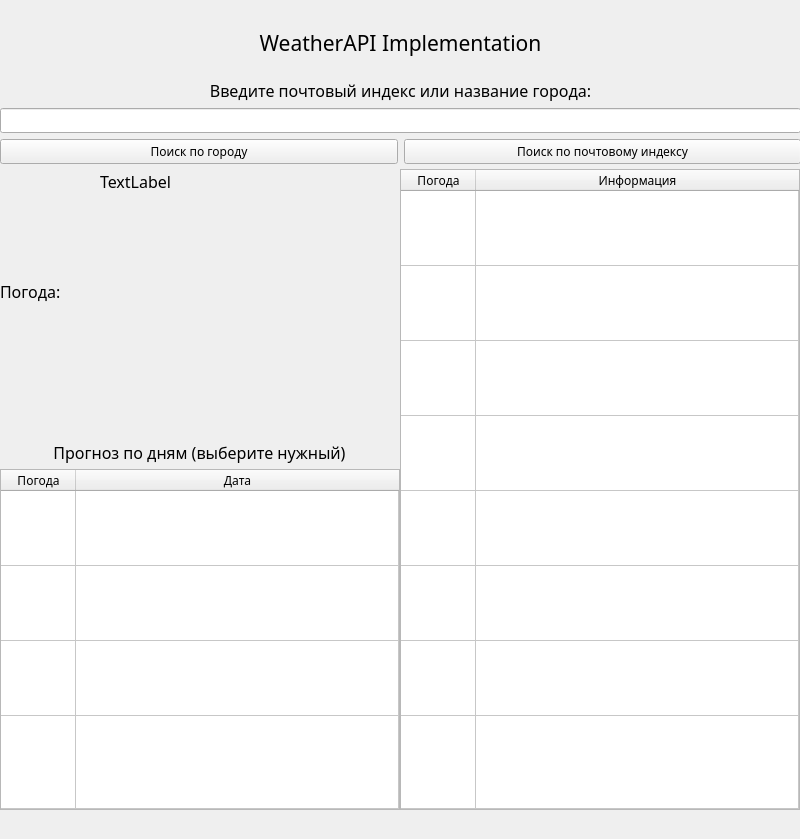
<?xml version="1.0" encoding="UTF-8"?>
<ui version="4.0">
 <class>MainWindow</class>
 <widget class="QMainWindow" name="MainWindow">
  <property name="geometry">
   <rect>
    <x>0</x>
    <y>0</y>
    <width>800</width>
    <height>839</height>
   </rect>
  </property>
  <property name="font">
   <font>
    <family>Hack</family>
   </font>
  </property>
  <property name="windowTitle">
   <string>Болотова Е. А. ИКБО-02-21</string>
  </property>
  <widget class="QWidget" name="mainWidget">
   <widget class="QWidget" name="gridLayoutWidget">
    <property name="geometry">
     <rect>
      <x>0</x>
      <y>10</y>
      <width>801</width>
      <height>154</height>
     </rect>
    </property>
    <layout class="QGridLayout" name="appLayout">
     <item row="0" column="0">
      <layout class="QHBoxLayout" name="weatherInfoLayout">
       <item>
        <layout class="QVBoxLayout" name="verticalLayout">
         <item>
          <widget class="QLabel" name="label">
           <property name="font">
            <font>
             <family>Hack</family>
             <pointsize>16</pointsize>
            </font>
           </property>
           <property name="text">
            <string>WeatherAPI Implementation</string>
           </property>
           <property name="alignment">
            <set>Qt::AlignCenter</set>
           </property>
          </widget>
         </item>
         <item>
          <widget class="QLabel" name="inputZibLabel">
           <property name="sizePolicy">
            <sizepolicy hsizetype="Expanding" vsizetype="Preferred">
             <horstretch>0</horstretch>
             <verstretch>0</verstretch>
            </sizepolicy>
           </property>
           <property name="maximumSize">
            <size>
             <width>16777215</width>
             <height>20</height>
            </size>
           </property>
           <property name="font">
            <font>
             <family>Hack</family>
             <pointsize>12</pointsize>
            </font>
           </property>
           <property name="text">
            <string>Введите почтовый индекс или название города:</string>
           </property>
           <property name="alignment">
            <set>Qt::AlignBottom|Qt::AlignHCenter</set>
           </property>
          </widget>
         </item>
         <item>
          <widget class="QLineEdit" name="inputEdit"/>
         </item>
         <item>
          <layout class="QHBoxLayout" name="horizontalLayout">
           <item>
            <widget class="QPushButton" name="buttonCity">
             <property name="text">
              <string>Поиск по городу</string>
             </property>
            </widget>
           </item>
           <item>
            <widget class="QPushButton" name="buttonZip">
             <property name="text">
              <string>Поиск по почтовому индексу</string>
             </property>
            </widget>
           </item>
          </layout>
         </item>
        </layout>
       </item>
      </layout>
     </item>
    </layout>
   </widget>
   <widget class="QTableWidget" name="weatherTable">
    <property name="geometry">
     <rect>
      <x>0</x>
      <y>469</y>
      <width>400</width>
      <height>341</height>
     </rect>
    </property>
    <property name="minimumSize">
     <size>
      <width>0</width>
      <height>200</height>
     </size>
    </property>
    <property name="maximumSize">
     <size>
      <width>500</width>
      <height>400</height>
     </size>
    </property>
    <property name="rowCount">
     <number>4</number>
    </property>
    <property name="columnCount">
     <number>2</number>
    </property>
    <attribute name="horizontalHeaderMinimumSectionSize">
     <number>75</number>
    </attribute>
    <attribute name="horizontalHeaderDefaultSectionSize">
     <number>75</number>
    </attribute>
    <attribute name="horizontalHeaderStretchLastSection">
     <bool>true</bool>
    </attribute>
    <attribute name="verticalHeaderVisible">
     <bool>false</bool>
    </attribute>
    <attribute name="verticalHeaderMinimumSectionSize">
     <number>50</number>
    </attribute>
    <attribute name="verticalHeaderDefaultSectionSize">
     <number>75</number>
    </attribute>
    <attribute name="verticalHeaderStretchLastSection">
     <bool>true</bool>
    </attribute>
    <row/>
    <row/>
    <row/>
    <row/>
    <column>
     <property name="text">
      <string>Погода</string>
     </property>
    </column>
    <column>
     <property name="text">
      <string>Дата</string>
     </property>
    </column>
    <item row="0" column="0">
     <property name="flags">
      <set>ItemIsSelectable|ItemIsDragEnabled|ItemIsDropEnabled|ItemIsUserCheckable|ItemIsEnabled</set>
     </property>
    </item>
    <item row="0" column="1">
     <property name="flags">
      <set>ItemIsSelectable|ItemIsDragEnabled|ItemIsDropEnabled|ItemIsUserCheckable|ItemIsEnabled</set>
     </property>
    </item>
    <item row="1" column="0">
     <property name="flags">
      <set>ItemIsSelectable|ItemIsDragEnabled|ItemIsDropEnabled|ItemIsUserCheckable|ItemIsEnabled</set>
     </property>
    </item>
    <item row="2" column="0">
     <property name="flags">
      <set>ItemIsSelectable|ItemIsDragEnabled|ItemIsDropEnabled|ItemIsUserCheckable|ItemIsEnabled</set>
     </property>
    </item>
    <item row="2" column="1">
     <property name="flags">
      <set>ItemIsSelectable|ItemIsDragEnabled|ItemIsDropEnabled|ItemIsUserCheckable|ItemIsEnabled</set>
     </property>
    </item>
    <item row="3" column="0">
     <property name="flags">
      <set>ItemIsSelectable|ItemIsDragEnabled|ItemIsDropEnabled|ItemIsUserCheckable|ItemIsEnabled</set>
     </property>
    </item>
    <item row="3" column="1">
     <property name="flags">
      <set>ItemIsSelectable|ItemIsDragEnabled|ItemIsDropEnabled|ItemIsUserCheckable|ItemIsEnabled</set>
     </property>
    </item>
   </widget>
   <widget class="QTableWidget" name="todayTable">
    <property name="enabled">
     <bool>true</bool>
    </property>
    <property name="geometry">
     <rect>
      <x>400</x>
      <y>169</y>
      <width>400</width>
      <height>641</height>
     </rect>
    </property>
    <property name="minimumSize">
     <size>
      <width>0</width>
      <height>400</height>
     </size>
    </property>
    <property name="maximumSize">
     <size>
      <width>500</width>
      <height>800</height>
     </size>
    </property>
    <property name="frameShadow">
     <enum>QFrame::Sunken</enum>
    </property>
    <property name="rowCount">
     <number>8</number>
    </property>
    <property name="columnCount">
     <number>2</number>
    </property>
    <attribute name="horizontalHeaderMinimumSectionSize">
     <number>75</number>
    </attribute>
    <attribute name="horizontalHeaderDefaultSectionSize">
     <number>75</number>
    </attribute>
    <attribute name="horizontalHeaderStretchLastSection">
     <bool>true</bool>
    </attribute>
    <attribute name="verticalHeaderVisible">
     <bool>false</bool>
    </attribute>
    <attribute name="verticalHeaderMinimumSectionSize">
     <number>50</number>
    </attribute>
    <attribute name="verticalHeaderDefaultSectionSize">
     <number>75</number>
    </attribute>
    <attribute name="verticalHeaderStretchLastSection">
     <bool>true</bool>
    </attribute>
    <row/>
    <row/>
    <row/>
    <row/>
    <row/>
    <row/>
    <row/>
    <row/>
    <column>
     <property name="text">
      <string>Погода</string>
     </property>
    </column>
    <column>
     <property name="text">
      <string>Информация</string>
     </property>
    </column>
    <item row="0" column="0">
     <property name="flags">
      <set>ItemIsSelectable|ItemIsDragEnabled|ItemIsDropEnabled|ItemIsUserCheckable|ItemIsEnabled</set>
     </property>
    </item>
    <item row="0" column="1">
     <property name="flags">
      <set>ItemIsSelectable|ItemIsDragEnabled|ItemIsDropEnabled|ItemIsUserCheckable|ItemIsEnabled</set>
     </property>
    </item>
    <item row="1" column="0">
     <property name="flags">
      <set>ItemIsSelectable|ItemIsDragEnabled|ItemIsDropEnabled|ItemIsUserCheckable|ItemIsEnabled</set>
     </property>
    </item>
    <item row="1" column="1">
     <property name="flags">
      <set>ItemIsSelectable|ItemIsDragEnabled|ItemIsDropEnabled|ItemIsUserCheckable|ItemIsEnabled</set>
     </property>
    </item>
    <item row="2" column="0">
     <property name="flags">
      <set>ItemIsSelectable|ItemIsDragEnabled|ItemIsDropEnabled|ItemIsUserCheckable|ItemIsEnabled</set>
     </property>
    </item>
    <item row="2" column="1">
     <property name="flags">
      <set>ItemIsSelectable|ItemIsDragEnabled|ItemIsDropEnabled|ItemIsUserCheckable|ItemIsEnabled</set>
     </property>
    </item>
    <item row="3" column="0">
     <property name="flags">
      <set>ItemIsSelectable|ItemIsDragEnabled|ItemIsDropEnabled|ItemIsUserCheckable|ItemIsEnabled</set>
     </property>
    </item>
    <item row="3" column="1">
     <property name="flags">
      <set>ItemIsSelectable|ItemIsDragEnabled|ItemIsDropEnabled|ItemIsUserCheckable|ItemIsEnabled</set>
     </property>
    </item>
    <item row="4" column="0">
     <property name="flags">
      <set>ItemIsSelectable|ItemIsDragEnabled|ItemIsDropEnabled|ItemIsUserCheckable|ItemIsEnabled</set>
     </property>
    </item>
    <item row="4" column="1">
     <property name="flags">
      <set>ItemIsSelectable|ItemIsDragEnabled|ItemIsDropEnabled|ItemIsUserCheckable|ItemIsEnabled</set>
     </property>
    </item>
    <item row="5" column="0">
     <property name="flags">
      <set>ItemIsSelectable|ItemIsDragEnabled|ItemIsDropEnabled|ItemIsUserCheckable|ItemIsEnabled</set>
     </property>
    </item>
    <item row="5" column="1">
     <property name="flags">
      <set>ItemIsSelectable|ItemIsDragEnabled|ItemIsDropEnabled|ItemIsUserCheckable|ItemIsEnabled</set>
     </property>
    </item>
    <item row="6" column="0">
     <property name="flags">
      <set>ItemIsSelectable|ItemIsDragEnabled|ItemIsDropEnabled|ItemIsUserCheckable|ItemIsEnabled</set>
     </property>
    </item>
    <item row="6" column="1">
     <property name="flags">
      <set>ItemIsSelectable|ItemIsDragEnabled|ItemIsDropEnabled|ItemIsUserCheckable|ItemIsEnabled</set>
     </property>
    </item>
    <item row="7" column="0">
     <property name="flags">
      <set>ItemIsSelectable|ItemIsDragEnabled|ItemIsDropEnabled|ItemIsUserCheckable|ItemIsEnabled</set>
     </property>
    </item>
    <item row="7" column="1">
     <property name="flags">
      <set>ItemIsSelectable|ItemIsDragEnabled|ItemIsDropEnabled|ItemIsUserCheckable|ItemIsEnabled</set>
     </property>
    </item>
   </widget>
   <widget class="QLabel" name="weatherInfoLabel">
    <property name="geometry">
     <rect>
      <x>0</x>
      <y>280</y>
      <width>391</width>
      <height>141</height>
     </rect>
    </property>
    <property name="minimumSize">
     <size>
      <width>0</width>
      <height>0</height>
     </size>
    </property>
    <property name="maximumSize">
     <size>
      <width>16777215</width>
      <height>10000</height>
     </size>
    </property>
    <property name="baseSize">
     <size>
      <width>0</width>
      <height>150</height>
     </size>
    </property>
    <property name="font">
     <font>
      <family>Hack</family>
      <pointsize>12</pointsize>
      <italic>false</italic>
     </font>
    </property>
    <property name="layoutDirection">
     <enum>Qt::LeftToRight</enum>
    </property>
    <property name="autoFillBackground">
     <bool>false</bool>
    </property>
    <property name="text">
     <string>Погода:</string>
    </property>
    <property name="alignment">
     <set>Qt::AlignJustify|Qt::AlignTop</set>
    </property>
    <property name="wordWrap">
     <bool>false</bool>
    </property>
    <property name="margin">
     <number>3</number>
    </property>
   </widget>
   <widget class="QLabel" name="weatherIcon">
    <property name="geometry">
     <rect>
      <x>0</x>
      <y>170</y>
      <width>100</width>
      <height>100</height>
     </rect>
    </property>
    <property name="minimumSize">
     <size>
      <width>0</width>
      <height>0</height>
     </size>
    </property>
    <property name="maximumSize">
     <size>
      <width>150</width>
      <height>150</height>
     </size>
    </property>
    <property name="baseSize">
     <size>
      <width>100</width>
      <height>100</height>
     </size>
    </property>
    <property name="autoFillBackground">
     <bool>false</bool>
    </property>
    <property name="text">
     <string/>
    </property>
    <property name="pixmap">
     <pixmap>resources/09d@2x.png</pixmap>
    </property>
    <property name="scaledContents">
     <bool>true</bool>
    </property>
    <property name="alignment">
     <set>Qt::AlignCenter</set>
    </property>
   </widget>
   <widget class="QLabel" name="mainInfoLabel">
    <property name="geometry">
     <rect>
      <x>100</x>
      <y>170</y>
      <width>291</width>
      <height>101</height>
     </rect>
    </property>
    <property name="font">
     <font>
      <family>Hack</family>
      <pointsize>12</pointsize>
     </font>
    </property>
    <property name="text">
     <string>TextLabel</string>
    </property>
    <property name="alignment">
     <set>Qt::AlignLeading|Qt::AlignLeft|Qt::AlignTop</set>
    </property>
    <property name="margin">
     <number>5</number>
    </property>
   </widget>
   <widget class="QLabel" name="label_2">
    <property name="geometry">
     <rect>
      <x>4</x>
      <y>437</y>
      <width>391</width>
      <height>31</height>
     </rect>
    </property>
    <property name="font">
     <font>
      <family>Hack</family>
      <pointsize>12</pointsize>
     </font>
    </property>
    <property name="text">
     <string>Прогноз по дням (выберите нужный)</string>
    </property>
    <property name="alignment">
     <set>Qt::AlignCenter</set>
    </property>
   </widget>
  </widget>
  <widget class="QMenuBar" name="menubar">
   <property name="geometry">
    <rect>
     <x>0</x>
     <y>0</y>
     <width>800</width>
     <height>29</height>
    </rect>
   </property>
  </widget>
 </widget>
 <resources/>
 <connections/>
</ui>
